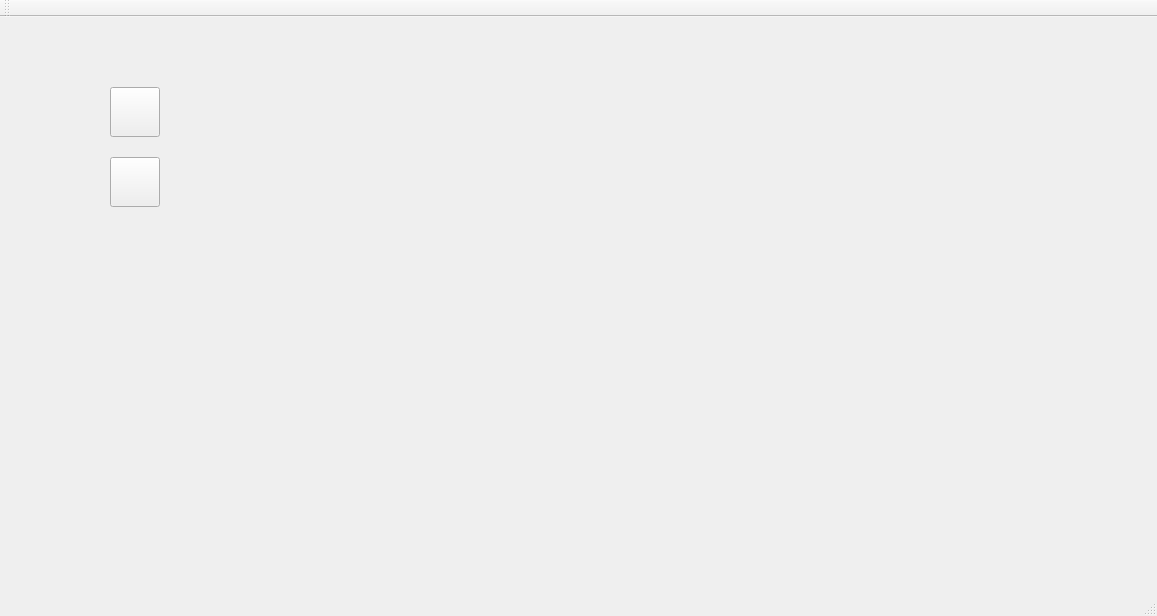
<?xml version="1.0" encoding="UTF-8"?>
<ui version="4.0">
 <class>MainWindow</class>
 <widget class="QMainWindow" name="MainWindow">
  <property name="geometry">
   <rect>
    <x>0</x>
    <y>0</y>
    <width>1157</width>
    <height>616</height>
   </rect>
  </property>
  <property name="windowTitle">
   <string>MainWindow</string>
  </property>
  <widget class="QWidget" name="centralWidget">
   <widget class="QPushButton" name="btn1">
    <property name="geometry">
     <rect>
      <x>110</x>
      <y>70</y>
      <width>50</width>
      <height>50</height>
     </rect>
    </property>
    <property name="text">
     <string/>
    </property>
    <property name="icon">
     <iconset>
      <normaloff>C:/Users/SYF12/Desktop/images/imgqt.jpg</normaloff>C:/Users/SYF12/Desktop/images/imgqt.jpg</iconset>
    </property>
    <property name="iconSize">
     <size>
      <width>50</width>
      <height>50</height>
     </size>
    </property>
   </widget>
   <widget class="QPushButton" name="btn2">
    <property name="geometry">
     <rect>
      <x>110</x>
      <y>140</y>
      <width>50</width>
      <height>50</height>
     </rect>
    </property>
    <property name="toolTip">
     <string>tool</string>
    </property>
    <property name="layoutDirection">
     <enum>Qt::LeftToRight</enum>
    </property>
    <property name="text">
     <string/>
    </property>
    <property name="icon">
     <iconset>
      <normaloff>C:/Users/SYF12/Desktop/images/x40.jpg</normaloff>C:/Users/SYF12/Desktop/images/x40.jpg</iconset>
    </property>
    <property name="iconSize">
     <size>
      <width>50</width>
      <height>50</height>
     </size>
    </property>
   </widget>
  </widget>
  <widget class="QMenuBar" name="menuBar">
   <property name="geometry">
    <rect>
     <x>0</x>
     <y>0</y>
     <width>1157</width>
     <height>25</height>
    </rect>
   </property>
  </widget>
  <widget class="QToolBar" name="mainToolBar">
   <attribute name="toolBarArea">
    <enum>TopToolBarArea</enum>
   </attribute>
   <attribute name="toolBarBreak">
    <bool>false</bool>
   </attribute>
  </widget>
  <widget class="QStatusBar" name="statusBar"/>
 </widget>
 <layoutdefault spacing="6" margin="11"/>
 <resources/>
 <connections>
  <connection>
   <sender>btn2</sender>
   <signal>clicked()</signal>
   <receiver>MainWindow</receiver>
   <slot>close()</slot>
   <hints>
    <hint type="sourcelabel">
     <x>156</x>
     <y>201</y>
    </hint>
    <hint type="destinationlabel">
     <x>157</x>
     <y>296</y>
    </hint>
   </hints>
  </connection>
 </connections>
</ui>
